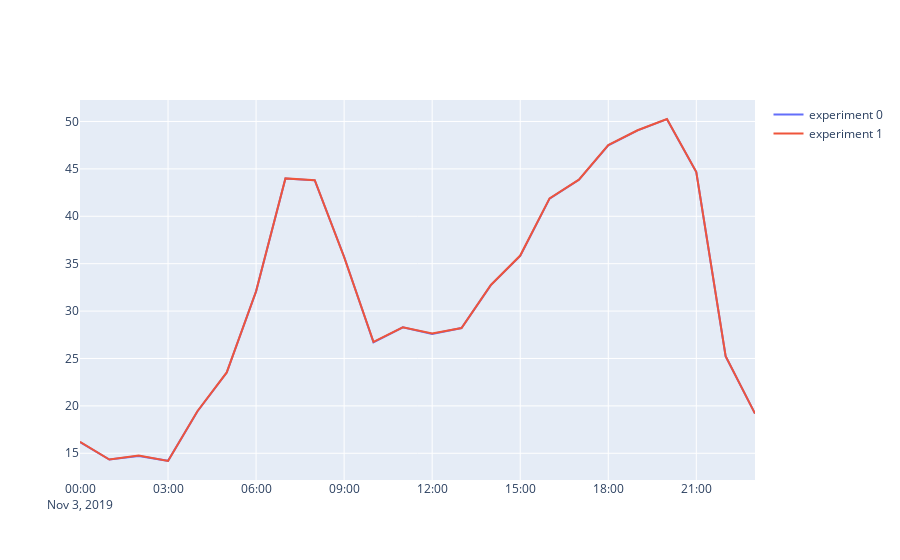

Source (notebook cell):
### Code cell
fig = go.Figure()
i = 0
for model_data in exp.model_data_list:
    scores = validation.metrics.measure_scores_by_hour(
        model_data.normalised_pred_data_df, validation.metrics.get_metric_methods()
    )

    fig.add_trace(go.Scatter(x=scores.index, y=scores.mae, name='experiment {i}'.format(i=i)))
    if i > 0:
        break
    i += 1

fig.show()
